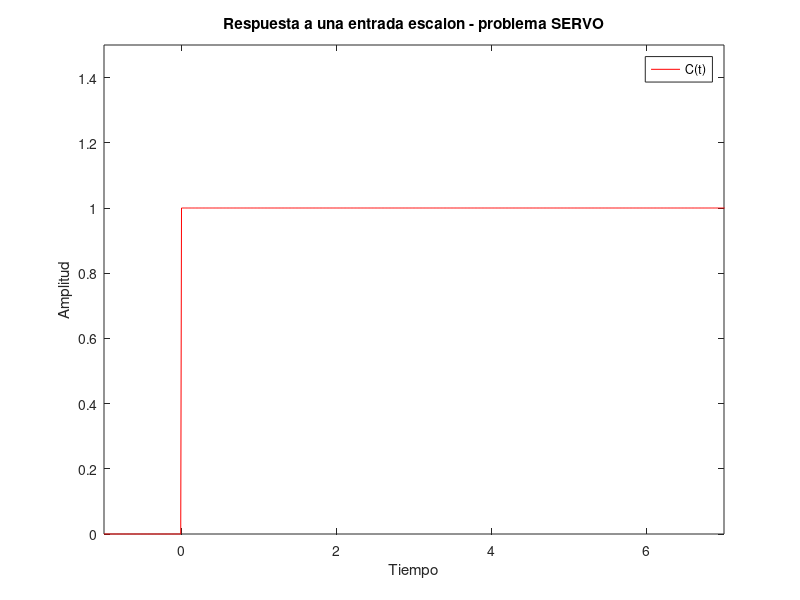

MATLAB code to generate this figure:
%% Problema servo

num=[18];
den=[1 2 26];
FTLC=tf(num,den);

figure(1);
hold on;
step(FTLC);
t=(-1:0.01:10); %Tiempo de -1 a 10 con un incremento de 0.01
unitstep = t>=0;
plot(t,unitstep, 'r')
title('Respuesta a una entrada escalon - problema SERVO')
xlabel('Tiempo')
ylabel('Amplitud')
legend('C(t)','Entrada escalon')
xlim([-1 7]);
ylim([0 1.5]);